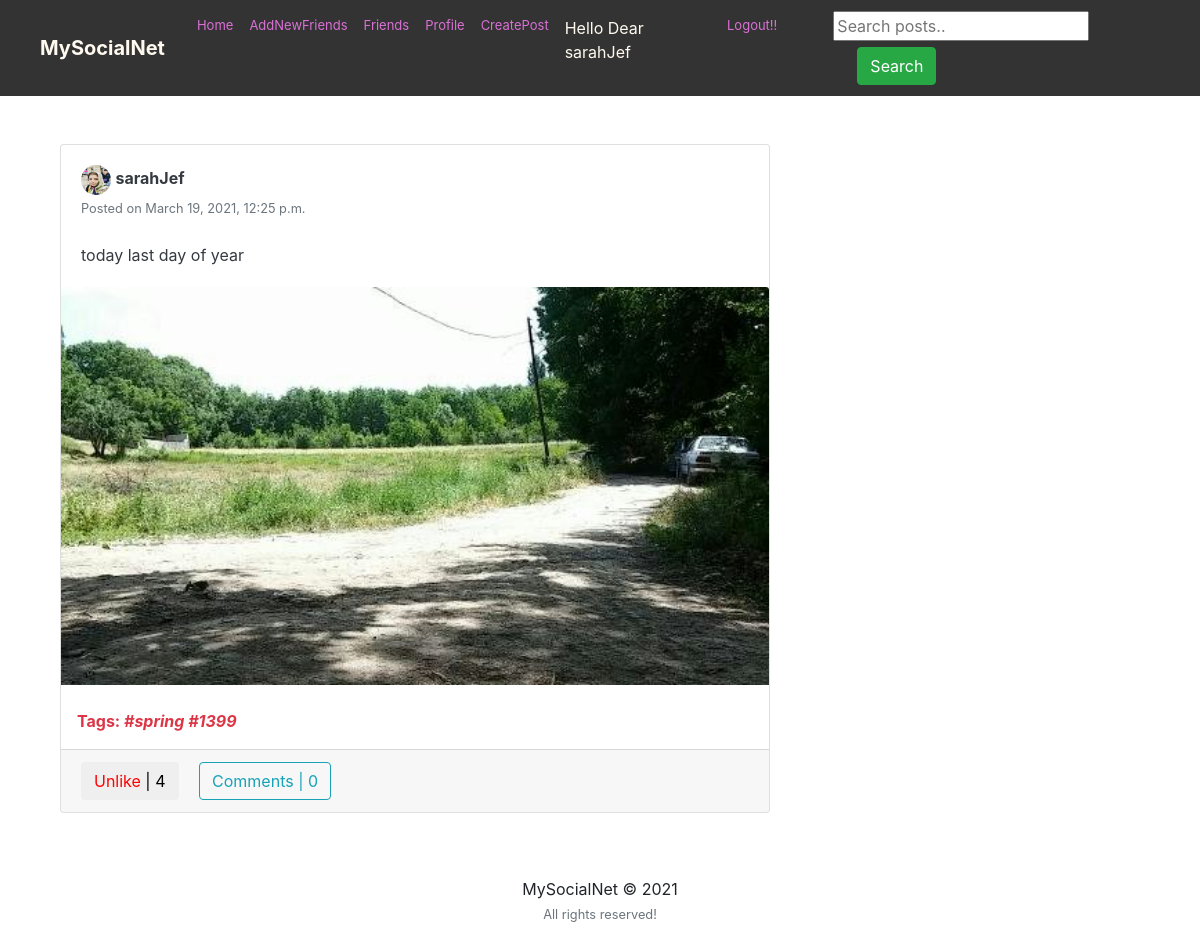
Page /postt/user_posts/sarahJef (signed in) on the committed database.
### feed/models.py (models this page shows, shortened)
class Post(models.Model):
    description = models.CharField(max_length=255, blank=True)
    pic = models.ImageField(upload_to='path/to/img')
    date_posted = models.DateTimeField(default=timezone.now)
    user_name = models.ForeignKey(User, on_delete=models.CASCADE)
    tags = models.CharField(max_length=100, blank=True)

### users/models.py (models this page shows, shortened)
class Profile(models.Model):
    user = models.OneToOneField(User, on_delete=models.CASCADE)
    image = models.ImageField(default='default.png', upload_to='profile_pics')
    slug = AutoSlugField(populate_from='user')
    bio = models.CharField(max_length=255, blank=True)
    friends = models.ManyToManyField("Profile", blank=True)
    def get_absolute_url(self):
        return "/users/{}".format(self.slug)

### feed/views.py (the view)
# urls.py: path('user_posts/<str:username>', UserPostListView.as_view(), name='user-posts'),
class UserPostListView(LoginRequiredMixin, ListView):
    model = Post
    template_name = 'feed/user_posts.html'
    context_object_name = 'posts'
    paginate_by = 10
    def get_context_data(self, **kwargs):
        context = super(UserPostListView, self).get_context_data(**kwargs)
        user = get_object_or_404(User, username=self.kwargs.get('username'))
        liked = [i for i in Post.objects.filter(user_name=user) if Like.objects.filter(user=self.request.user, post=i)]
        context['liked_post'] = liked
        return context
    def get_queryset(self):
        user = get_object_or_404(User, username=self.kwargs.get('username'))
        return Post.objects.filter(user_name=user).order_by('-date_posted')

### feed/templates/feed/user_posts.html (shortened to what this page needs)
{% extends "feed/layout.html" %}
{% load static %}
{% block searchform %}
<form class="form-inline my-2 my-lg-0 ml-5" action="{% url 'search_posts' %}" method="get">
  <input name="p" type="text" placeholder="Search posts..">
  <button class="btn btn-success my-2 my-sm-0 ml-4" type="submit">Search</button>
</form>
{% endblock searchform %}
{% block content %}
    <div class="container">
        <div class="row">
          <div class="col-md-8">
            {% for post in posts %}
            <div class="card card-signin my-5">
              <div class="card-body">
                <a href="{{ post.user_name.profile.get_absolute_url }}"><img src="{{ post.user_name.profile.image.url }}" class="rounded-circle" width="30" height="30" alt=""></a>
                <a class="text-dark" href="{{ post.user_name.profile.get_absolute_url }}"><b>{{ post.user_name }}</b></a>
                <br><small class="text-muted">Posted on {{ post.date_posted }}</small>
                <br><br>
                <p class="card-text text-dark">{{ post.description }}</p>
              </div>
              <a href="{% url 'post-detail' post.id %}"><img class="card-img-top" src="{{ post.pic.url }}" alt=""></a>
              {% if post.tags %}
              <br><p class="text-danger ml-3"><b>Tags: <i>{{ post.tags }}</i></b></p>
              {% endif %}
              <div class="card-footer">
                <button class="btn btn-white mr-3 like" id="{{ post.id }}">
                    {% if post in liked_post %}
                        <a href="{% url 'post-like' %}" style="color:red;" id="likebtn{{ post.id }}"> Unlike</a> | {{post.likes.count}}
                    {% else %}
                        <a href="{% url 'post-like' %}" style="color:green;" id="likebtn{{ post.id }}"> Like</a> | {{post.likes.count}}
                    {% endif %}
                </button>
                <a class="btn btn-outline-info" href="{% url 'post-detail' post.id %}">Comments | {{ post.details.count }}</a>
              </div>
            </div>
            {% endfor %}
           </div>
        </div>
    </div>
{% endblock content %}

### feed/templates/feed/layout.html (shortened to what this page needs)
{% load static %}
<!DOCTYPE html>
<html>
<head>
    <link rel="stylesheet" href="https://maxcdn.bootstrapcdn.com/bootstrap/4.0.0/css/bootstrap.min.css">
    <link rel="stylesheet" type="text/css" href="https://storage.googleapis.com/bytewalk/profilepage.css">
    <link rel="stylesheet" type="text/css" href="https://storage.googleapis.com/bytewalk/styles.css">
</head>
<body>
    <nav  style=" background-color:#333333" class="navbar navbar-expand-lg navbar-dark  sticky-top">
      <a class="navbar-brand ml-4 mr-4"style="color: #fff9ef" href="{% url 'home' %}"><b>MySocialNet</b></a>
      <div >
        <div class="navbar-nav">
          <a class="nav-item nav-link" href="{% url 'home' %}"  style="color: orchid;font-size: small">Home</a>
          <a class="nav-item nav-link" href="{% url 'users_list' %}"  style="color: orchid;font-size: small">AddNewFriends</a>
          {% if user.is_authenticated %}
            <a class="nav-item nav-link" href="{% url 'friend_list' %}"  style="color: orchid;font-size: small">Friends</a>
            <a class="nav-item nav-link" href="{% url 'my_profile' %}"  style="color: orchid;font-size: small">Profile</a>
            <a class="nav-item nav-link" href="{% url 'post-create' %}"  style="color: orchid;font-size: small">CreatePost</a>
               <p class="nav-item nav-link" href="{% url 'my_profile' %}"  style="color: #fff9ef">Hello Dear  {{ user.username }}</p>
                <a class="nav-item nav-link  "  href="{% url 'logout' %}"   style="color: orchid;font-size: small">Logout!!</a>
          {% else %}
            <a class="nav-item nav-link " href="{% url 'login' %}"  style="color: snow;font-size: small">Login</a>
            <a class="nav-item nav-link " href="{% url 'register' %} "  style="color: snow;font-size: small">Register</a>
          {% endif %}
            {% block searchform %}{% endblock searchform %}
        </div>
      </div>
    </nav>
    <div class="container">
    {% block content %}{% endblock content %}
    </div>
    <footer class="page-footer font-small black">
      <div class="footer-copyright text-center py-3">MySocialNet © 2021
      <br><small class="text-muted">All rights reserved!</small>
    </div>
    </footer>
</body>
</html>

### rows in the picture
Post: user_name.profile.image (picture), user_name "sarahJef", date_posted "March 19, 2021, 12:25 p.m.", description "today last day of year", pic (picture), tags "#spring #1399", likes.count "4", details.count "0"

### other values in the picture
{{ user.username }} "sarahJef"
